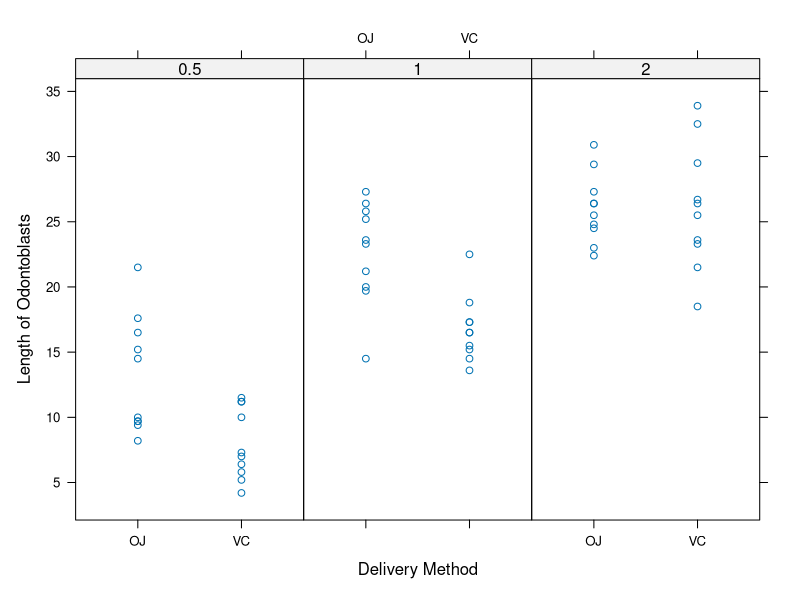

Recreate this plot in R.
## ---- chunk 1
library(lattice)
data("ToothGrowth")
str(ToothGrowth)
## ---- chunk 2
summary(ToothGrowth)
## ---- chunk 3
xyplot(len ~ supp | factor(dose),
       data = ToothGrowth,
       layout = c(3,1),
       xlab = "Delivery Method",
       ylab = "Length of Odontoblasts",
       labels = c(1,2,3)
       )
